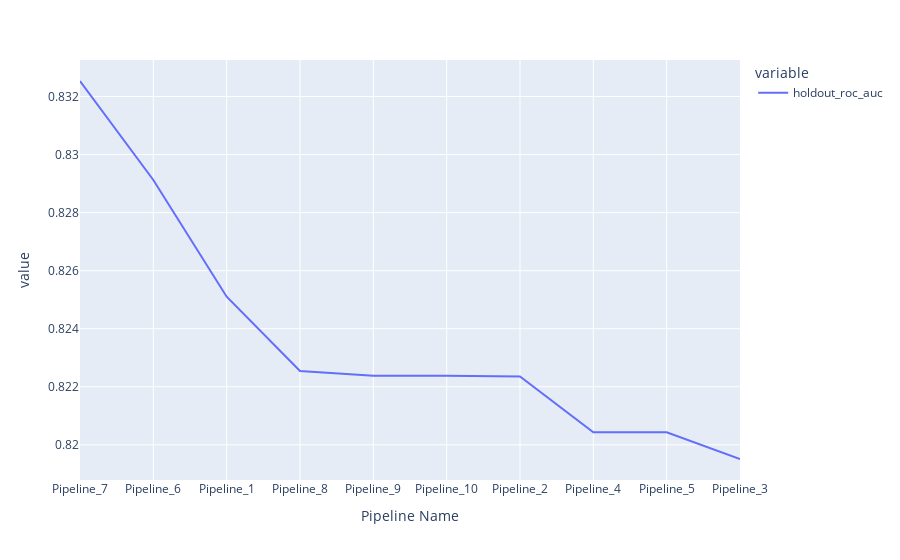

Notebook code for this chart:
### Markdown cell above
You can visualize the scoring metric calculated on a holdout data set.

### Code cell
import pandas as pd
pd.options.plotting.backend = "plotly"

summary.holdout_roc_auc.plot()

### Figure 1 — Plotly figure (JSON) as saved in the notebook; plotly's stock layout.template omitted (floating-point values rounded to 4 significant figures)
{"data": [{"hovertemplate": "variable=holdout_roc_auc<br>Pipeline Name=%{x}<br>value=%{y}<extra></extra>", "legendgroup": "holdout_roc_auc", "line": {"color": "#636efa", "dash": "solid"}, "marker": {"symbol": "circle"}, "mode": "lines", "name": "holdout_roc_auc", "orientation": "v", "showlegend": true, "type": "scatter", "x": ["Pipeline_7", "Pipeline_6", "Pipeline_1", "Pipeline_8", "Pipeline_9", "Pipeline_10", "Pipeline_2", "Pipeline_4", "Pipeline_5", "Pipeline_3"], "xaxis": "x", "y": [0.8325, 0.8291, 0.8251, 0.8225, 0.8224, 0.8224, 0.8224, 0.8204, 0.8204, 0.8195], "yaxis": "y"}], "layout": {"legend": {"title": {"text": "variable"}, "tracegroupgap": 0}, "margin": {"t": 60}, "xaxis": {"anchor": "y", "domain": [0, 1], "title": {"text": "Pipeline Name"}}, "yaxis": {"anchor": "x", "domain": [0, 1], "title": {"text": "value"}}}}
